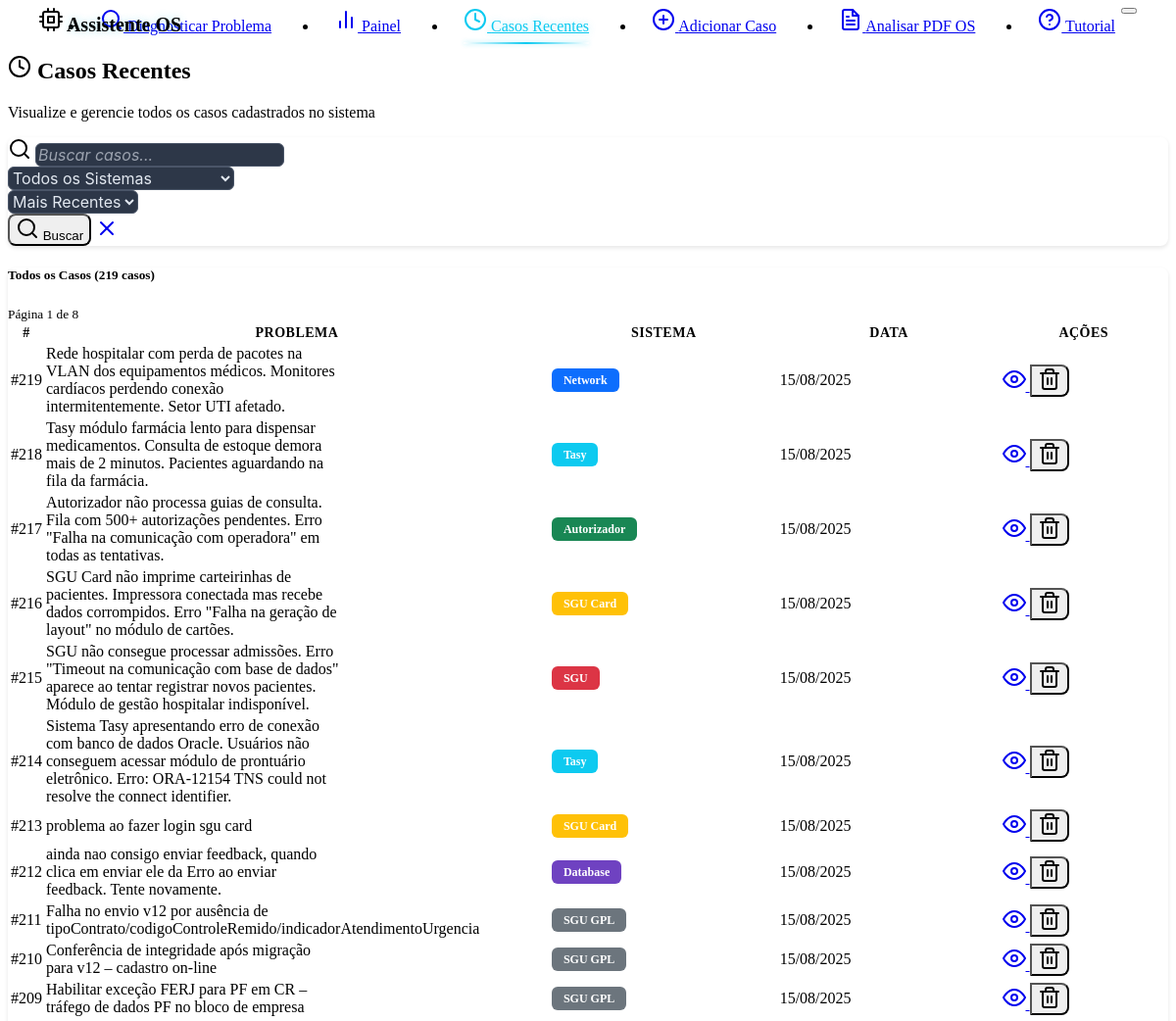
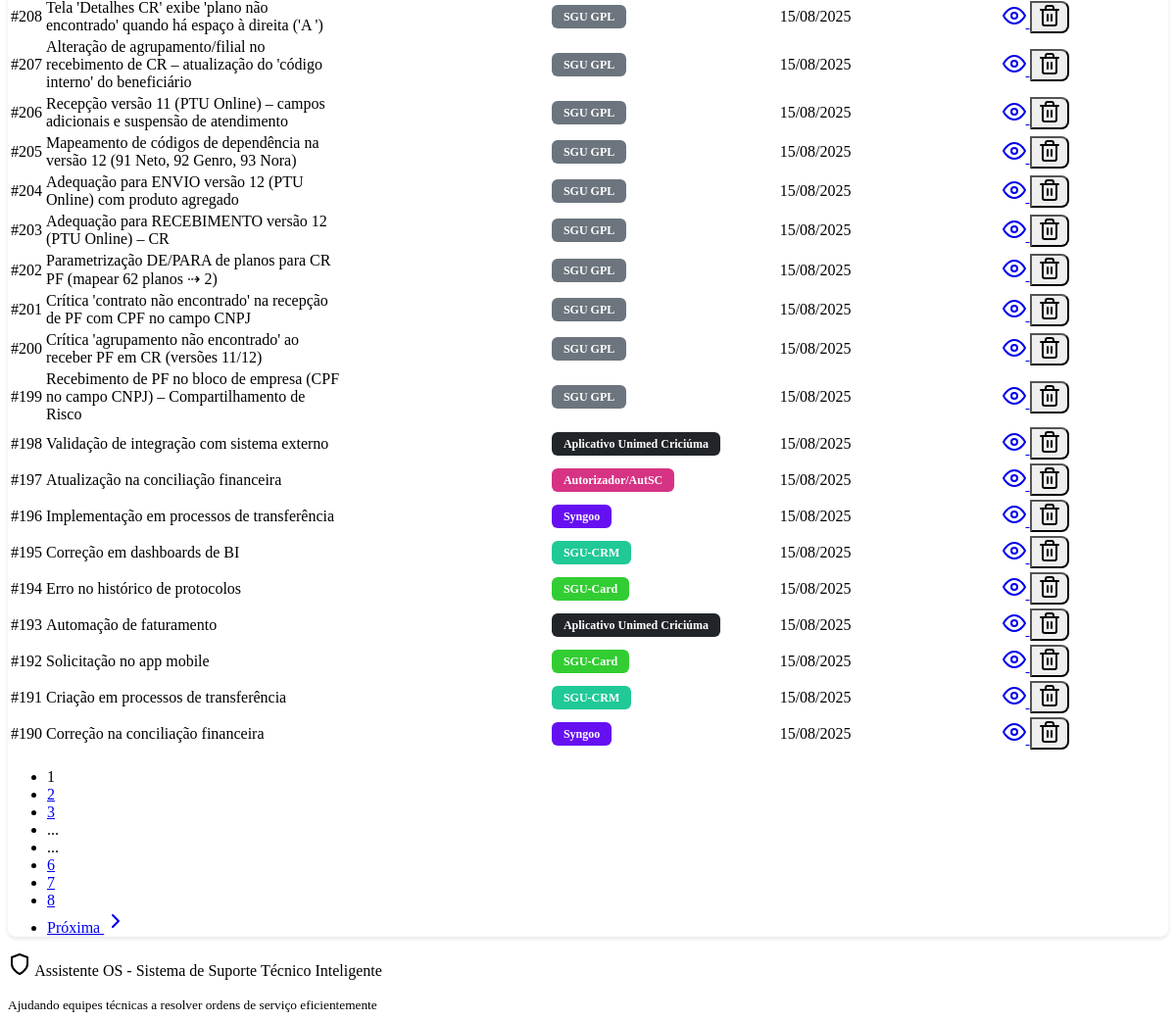
The page /recent-cases on the database as committed earlier (2 pictures, top to bottom).
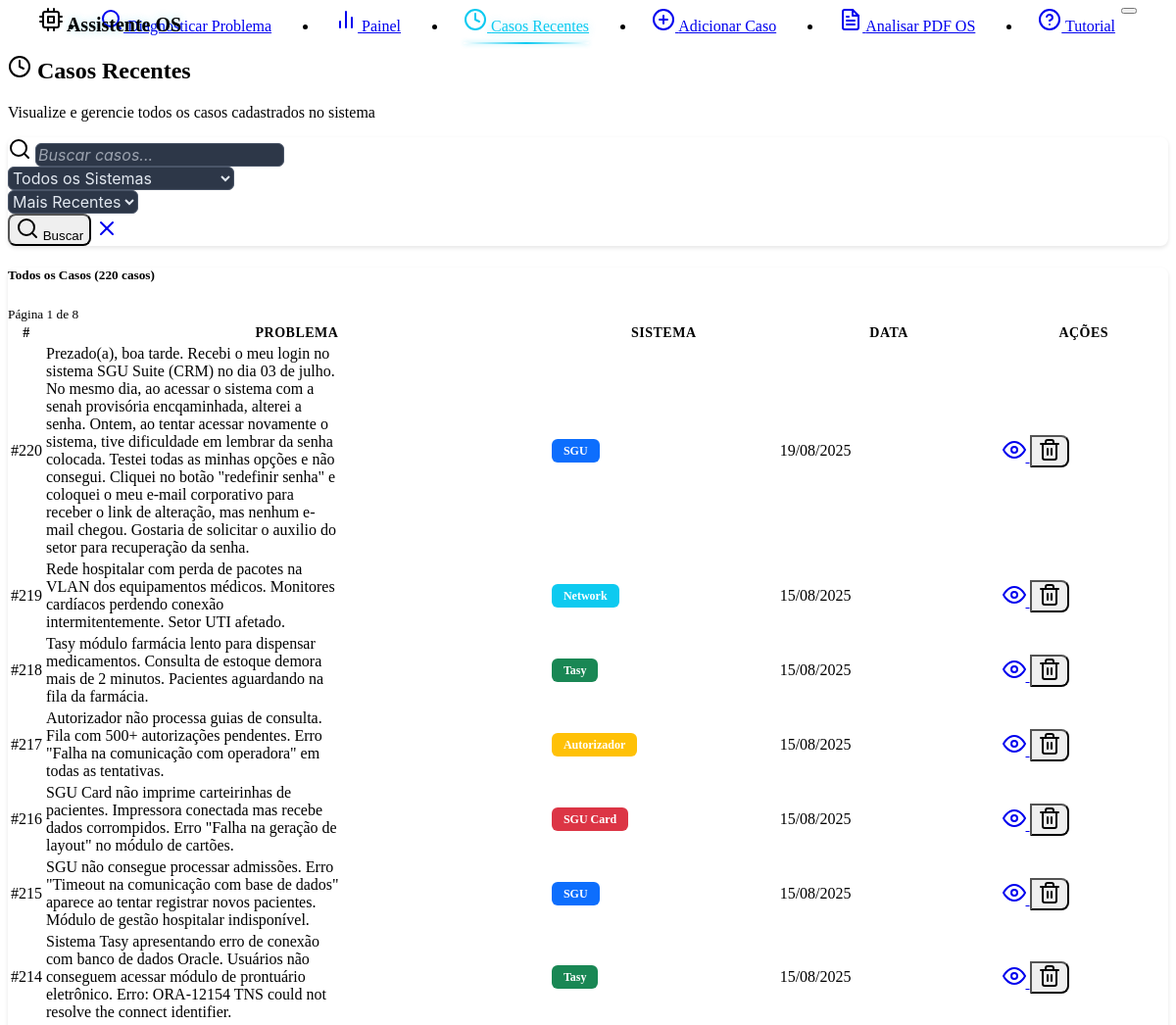
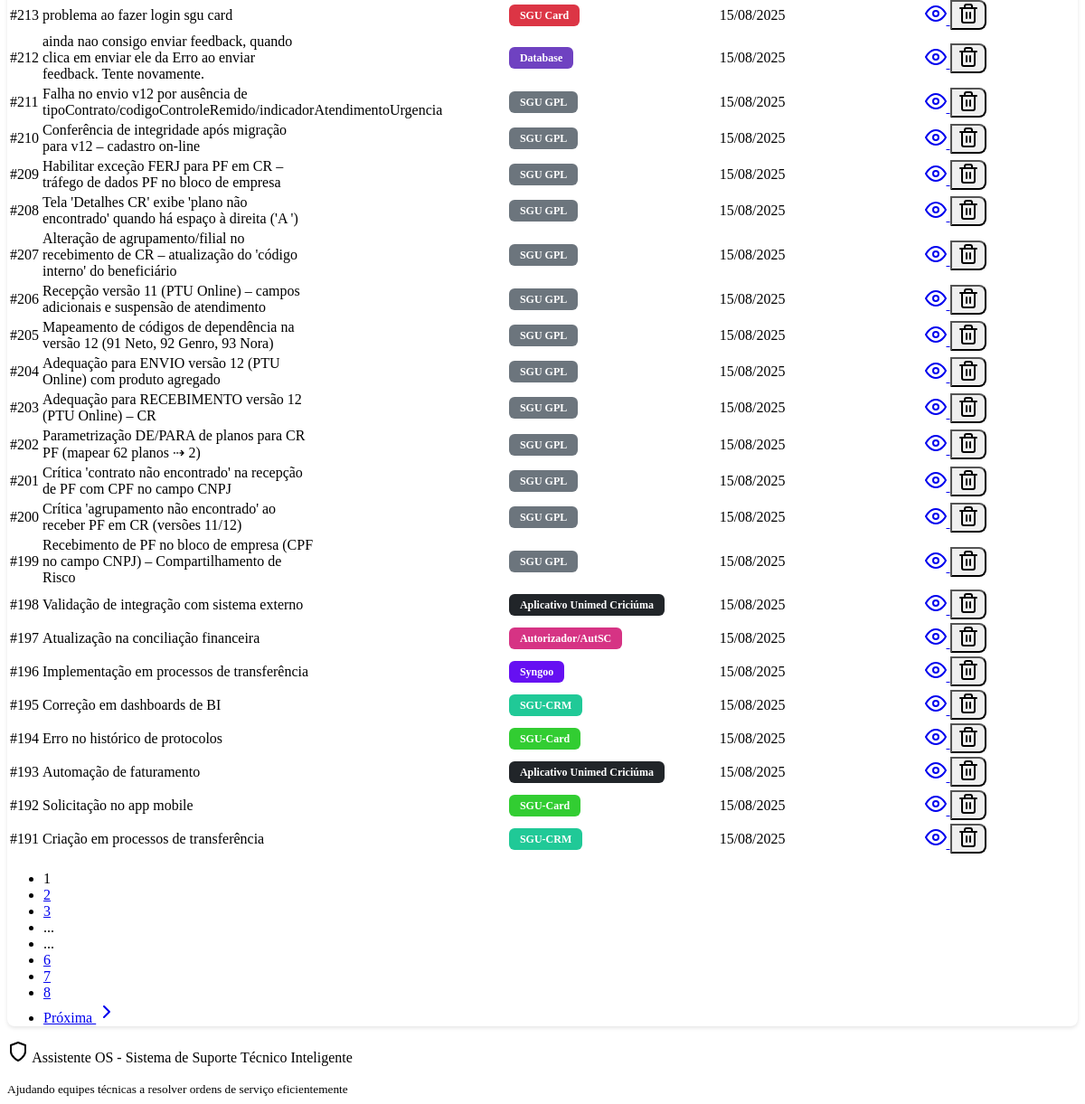
The same page on the database as committed later (2 pictures, top to bottom).
### models.py (models this page shows, shortened)
class Case(db.Model):
    __tablename__ = 'cases'
    id = db.Column(db.Integer, primary_key=True)
    problem_description = db.Column(db.Text, nullable=False)
    solution = db.Column(db.Text, nullable=False)
    system_type = db.Column(db.String(100), default="Unknown")
    created_at = db.Column(db.DateTime, default=datetime.now)
    effectiveness_score = db.Column(db.Float, nullable=True)
    feedback_count = db.Column(db.Integer, default=0)
    tags = db.Column(db.String(500), default="")  # Stored as comma-separated string
    feedbacks = db.relationship("CaseFeedback", backref="case", cascade="all, delete-orphan")

### routes.py (the view)
@app.route('/recent-cases')
def recent_cases():
    search_query = request.args.get('search', '').strip()
    system_filter = request.args.get('system', '')
    sort_by = request.args.get('sort', 'recent')
    page = int(request.args.get('page', 1))
    per_page = 30  # Cases per page
    try:
        if search_query or system_filter:
            all_cases = case_service.search_cases(search_query, system_filter)
        else:
            all_cases = case_service.get_all_cases()
        if sort_by == 'oldest':
            all_cases = sorted(all_cases, key=lambda x: x.created_at or datetime.min)
        elif sort_by == 'system':
            all_cases = sorted(all_cases, key=lambda x: x.system_type)
        else:  # recent (default)
            all_cases = sorted(all_cases, key=lambda x: x.created_at or datetime.min, reverse=True)
        total_cases = len(all_cases)
        total_pages = (total_cases + per_page - 1) // per_page if total_cases > 0 else 1
        start_idx = (page - 1) * per_page
        end_idx = start_idx + per_page
        cases = all_cases[start_idx:end_idx]
        has_prev = page > 1
        has_next = page < total_pages
        prev_page = page - 1 if has_prev else None
        next_page = page + 1 if has_next else None
        stats = case_service.get_statistics()
        systems = case_service.get_unique_systems()
        today_cases = len([c for c in all_cases if c.created_at and c.created_at.date() == datetime.now().date()]) if all_cases else 0
        week_cases = len([c for c in all_cases if c.created_at and c.created_at >= datetime.now() - timedelta(days=7)]) if all_cases else 0
        with_feedback = len([c for c in all_cases if c.effectiveness_score is not None]) if all_cases else 0
        return render_template('recent_cases.html',
                             cases=cases,
                             search_query=search_query,
                             system_filter=system_filter,
                             sort_by=sort_by,
                             systems=systems,
                             current_page=page,
                             total_pages=total_pages,
                             total_cases=total_cases,
                             has_prev=has_prev,
                             has_next=has_next,
                             prev_page=prev_page,
                             next_page=next_page,
                             today_cases=today_cases,
                             week_cases=week_cases,
                             with_feedback=with_feedback)
    except Exception as e:
        logging.error(f"Error loading recent cases: {str(e)}")
        flash(f'Error loading cases: {str(e)}', 'error')
        return render_template('recent_cases.html', cases=[], systems=[], total_cases=0, total_pages=1, current_page=1, has_prev=False, has_next=False)

### case_service.py (called while the page is built)
    def get_all_cases(self) -> List[Case]:
        try:
            return Case.query.all()
        except Exception as e:
            logging.error(f"Error getting cases from database: {str(e)}")
            return current_app.config.get('CASES_STORAGE', [])

    def get_unique_systems(self) -> List[str]:
        try:
            cases = self.get_all_cases()
            systems = set(case.system_type for case in cases)
            return sorted(list(systems))
        except Exception as e:
            logging.error(f"Error getting unique systems: {str(e)}")
            return []

### templates/recent_cases.html (shortened to what this page needs)
{% extends "base.html" %}
{% block content %}
<div class="row mb-4">
    <div class="col-12">
        <div class="d-flex justify-content-between align-items-center">
            <div>
                <h2 class="mb-1">
                    <i data-feather="clock" class="me-2"></i>
                    Casos Recentes
                </h2>
                <p class="text-muted mb-0">Visualize e gerencie todos os casos cadastrados no sistema</p>
            </div>
        </div>
    </div>
</div>
<div class="card mb-4">
    <div class="card-body">
        <form method="GET" action="{{ url_for('recent_cases') }}" class="row g-3">
            <div class="col-md-5">
                <div class="input-group">
                    <span class="input-group-text">
                        <i data-feather="search"></i>
                    </span>
                    <input type="text"
                           class="form-control"
                           name="search"
                           value="{{ search_query or '' }}"
                           placeholder="Buscar casos...">
                </div>
            </div>
            <div class="col-md-3">
                <select class="form-select" name="system">
                    <option value="">Todos os Sistemas</option>
                </select>
            </div>
            <div class="col-md-2">
                <select class="form-select" name="sort">
                    <option value="recent" {{ 'selected' if sort_by == 'recent' else '' }}>Mais Recentes</option>
                </select>
            </div>
            <div class="col-md-2">
                <div class="d-flex gap-1">
                    <button type="submit" class="btn btn-outline-primary">
                        <i data-feather="search"></i>
                        Buscar
                    </button>
                    <a href="{{ url_for('recent_cases') }}" class="btn btn-outline-secondary">
                        <i data-feather="x"></i>
                    </a>
                </div>
            </div>
        </form>
    </div>
</div>
<div class="row">
    <div class="col-12">
        <div class="card">
            <div class="card-header d-flex justify-content-between align-items-center">
                <h5 class="mb-0">
                    {% if search_query or system_filter %}
                        Resultados da Busca ({{ total_cases }} casos encontrados)
                    {% else %}
                        Todos os Casos ({{ total_cases }} casos)
                    {% endif %}
                </h5>
                <div class="d-flex align-items-center gap-2">
                    <small class="text-muted">Página {{ current_page }} de {{ total_pages }}</small>
                </div>
            </div>
            <div class="card-body p-0">
                {% if cases %}
                <div class="table-responsive">
                    <table class="table table-hover mb-0">
                        <thead class="table-dark">
                            <tr>
                                <th scope="col" style="width: 60px;">#</th>
                                <th scope="col" style="width: 45%;">Problema</th>
                                <th scope="col" style="width: 20%;">Sistema</th>
                                <th scope="col" style="width: 20%;">Data</th>
                                <th scope="col" style="width: 15%;" class="text-center">Ações</th>
                            </tr>
                        </thead>
                        <tbody>
                            {% for case in cases %}
                            <tr>
                                <td class="fw-bold text-primary">#{{ case.id }}</td>
                                <td>
                                    <div class="text-truncate" style="max-width: 300px;" title="{{ case.problem_description }}">
                                        {{ case.problem_description }}
                                    </div>
                                </td>
                                <td>
                                    <span class="badge system-badge" data-system="{{ case.system_type }}">{{ case.system_type }}</span>
                                </td>
                                <td class="text-muted small">
                                    {{ case.created_at.strftime('%d/%m/%Y') if case.created_at else '-' }}
                                </td>
                                <td class="text-center">
                                    <div class="btn-group btn-group-sm" role="group">
                                        <a href="{{ url_for('view_case', case_id=case.id) }}"
                                           class="btn btn-outline-primary btn-sm"
                                           title="Ver Detalhes">
                                            <i data-feather="eye"></i>
                                        </a>
                                        <button type="button"
                                                class="btn btn-outline-danger btn-sm"
                                                onclick="confirmDelete({{ case.id }})"
                                                title="Excluir">
                                            <i data-feather="trash-2"></i>
                                        </button>
                                    </div>
                                </td>
                            </tr>
                            {% endfor %}
                        </tbody>
                    </table>
                </div>
                {% if total_pages > 1 %}
                <div class="card-footer">
                    <nav aria-label="Case pagination">
                        <ul class="pagination justify-content-center mb-0">
                            {% for page_num in range(1, total_pages + 1) %}
                                {% if page_num == current_page %}
                                <li class="page-item active">
                                    <span class="page-link">{{ page_num }}</span>
                                </li>
                                {% elif page_num <= 3 or page_num > total_pages - 3 or (page_num >= current_page - 1 and page_num <= current_page + 1) %}
                                <li class="page-item">
                                    <a class="page-link" href="{{ url_for('recent_cases', page=page_num, search=search_query, system=system_filter, sort=sort_by) }}">{{ page_num }}</a>
                                </li>
                                {% elif page_num == 4 or page_num == total_pages - 3 %}
                                <li class="page-item disabled">
                                    <span class="page-link">...</span>
                                </li>
                                {% endif %}
                            {% endfor %}
                            {% if has_next %}
                            <li class="page-item">
                                <a class="page-link" href="{{ url_for('recent_cases', page=next_page, search=search_query, system=system_filter, sort=sort_by) }}">
                                    Próxima
                                    <i data-feather="chevron-right"></i>
                                </a>
                            </li>
                            {% endif %}
                        </ul>
                    </nav>
                </div>
                {% endif %}
                {% endif %}
            </div>
        </div>
    </div>
</div>
{% endblock %}

### templates/base.html (shortened to what this page needs)
<!DOCTYPE html>
<html lang="en" data-bs-theme="dark" class="h-100">
<head>
    <link href="https://cdn.replit.com/agent/bootstrap-agent-dark-theme.min.css" rel="stylesheet">
    <link rel="stylesheet" href="{{ url_for('static', filename='style.css') }}">
</head>
<body class="d-flex flex-column h-100">
    <nav class="navbar navbar-expand-lg navbar-dark bg-dark border-bottom">
        <div class="container-fluid">
            <div class="navbar-brand d-flex align-items-center">
                <i data-feather="cpu" class="me-2"></i>
                <span class="fw-bold navbar-brand-glow">Assistente OS</span>
            </div>
            <button class="navbar-toggler" type="button" data-bs-toggle="collapse" data-bs-target="#navbarNav">
            </button>
            <div class="collapse navbar-collapse" id="navbarNav">
                <ul class="navbar-nav mx-auto">
                    <li class="nav-item">
                        <a class="nav-link{% if request.endpoint == 'index' %} active{% endif %}" href="{{ url_for('index') }}">
                            <i data-feather="search" class="me-1"></i>
                            Diagnosticar Problema
                        </a>
                    </li>
                    <li class="nav-item">
                        <a class="nav-link{% if request.endpoint == 'dashboard' %} active{% endif %}" href="{{ url_for('dashboard') }}">
                            <i data-feather="bar-chart-2" class="me-1"></i>
                            Painel
                        </a>
                    </li>
                    <li class="nav-item">
                        <a class="nav-link{% if request.endpoint == 'recent_cases' %} active{% endif %}" href="{{ url_for('recent_cases') }}">
                            <i data-feather="clock" class="me-1"></i>
                            Casos Recentes
                        </a>
                    </li>
                    <li class="nav-item">
                        <a class="nav-link{% if request.endpoint in ['add_case_form', 'add_case'] %} active{% endif %}" href="{{ url_for('add_case_form') }}">
                            <i data-feather="plus-circle" class="me-1"></i>
                            Adicionar Caso
                        </a>
                    </li>
                    <li class="nav-item">
                        <a class="nav-link{% if request.endpoint in ['analyze_os_pdf_form', 'analyze_os_pdf'] %} active{% endif %}" href="{{ url_for('analyze_os_pdf_form') }}">
                            <i data-feather="file-text" class="me-1"></i>
                            Analisar PDF OS
                        </a>
                    </li>
                    <li class="nav-item">
                        <a class="nav-link{% if request.endpoint == 'tutorial' %} active{% endif %}" href="{{ url_for('tutorial') }}">
                            <i data-feather="help-circle" class="me-1"></i>
                            Tutorial
                        </a>
                    </li>
                </ul>
            </div>
        </div>
    </nav>
    <main class="container my-4 flex-shrink-0">
        {% block content %}{% endblock %}
    </main>
    <footer class="bg-dark border-top mt-auto py-4">
        <div class="container text-center text-muted">
            <p class="mb-0">
                <i data-feather="shield" class="me-1"></i>
                Assistente OS - Sistema de Suporte Técnico Inteligente
            </p>
            <small>Ajudando equipes técnicas a resolver ordens de serviço eficientemente</small>
        </div>
    </footer>
</body>
</html>

Rows that differ between the two databases and show on the page:
no longer on this page (row unchanged): Case: id "190", problem_description "Correção na conciliação financeira", system_type "Syngoo", created_at "15/08/2025"
added Case: id "220", problem_description "Prezado(a), boa tarde. Recebi o meu login no sistema SGU Suite (CRM) no dia 03 de julho. No mesmo dia, ao acessar o sistema com a senah provisória encqaminhada, alterei a senha. Ontem, ao tentar acessar novamente o sistema, tive dificuldade em lembrar da senha colocada. Testei todas as minhas opções e não consegui. Cliquei no botão \"redefinir senha\" e coloquei o meu e-mail corporativo para receber o link de alteração, mas nenhum e-mail chegou. Gostaria de solicitar o auxilio do setor para recuperação da senha.", system_type "SGU", created_at "19/08/2025"
Other text that changed with them:
{{ total_cases }}: "219" → "220"
